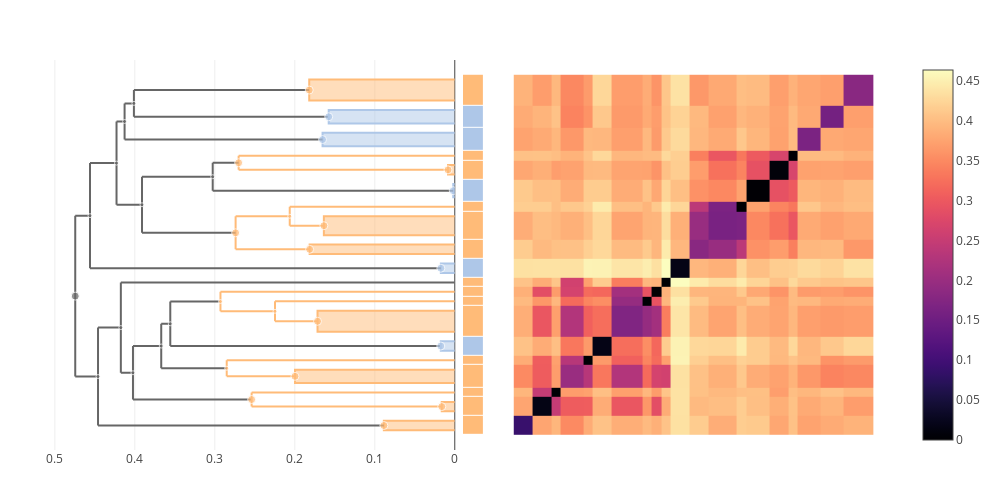

The notebook cell this image was saved under:
### Code cell
trees["all"] = cluster_annotate(cdata, 1:cdata.ntaxa)
plot(multi_clustermap(cdata, trees["all"]))

### Figure 1 — Plotly figure (JSON) as saved in the notebook; plotly's stock layout.template omitted (floating-point values rounded to 4 significant figures; data arrays with more than 128 entries replaced by an {"elided": "..."} marker saying what was removed)
{"data": [{"colorscale": {"elided": "256x2 mixed values"}, "type": "heatmap", "x": [0.5, 2.5, 4.5, 5.5, 7.914, 8.914, 10.91, 14.15, 15.15, 16.15, 17.15, 19.15, 21.15, 24.15, 25.15, 27.56, 29.56, 30.56, 32.98, 35.39, 38.63], "y": [0.5, 2.5, 4.5, 5.5, 7.914, 8.914, 10.91, 14.15, 15.15, 16.15, 17.15, 19.15, 21.15, 24.15, 25.15, 27.56, 29.56, 30.56, 32.98, 35.39, 38.63], "z": {"elided": "20x20 float values"}}, {"fill": "toself", "hoverinfo": "skip", "line": {"color": "#AEC7E8"}, "mode": "lines", "showlegend": false, "type": "scatter", "x": [0, 0.001914, 0.001914, 0], "xaxis": "x2", "y": [25.65, 25.65, 27.06, 27.06], "yaxis": "y"}, {"hoverinfo": "skip", "line": {"color": "#FFBB78"}, "mode": "lines", "showlegend": false, "type": "scatter", "x": [0.2063, 0.2063, null, 0.2063, 0.1637, null, 0.2063, 0, null], "xaxis": "x2", "y": [22.65, 24.65, null, 22.65, 22.65, null, 24.65, 24.65, null], "yaxis": "y"}, {"hoverinfo": "skip", "line": {"color": "#FFBB78"}, "mode": "lines", "showlegend": false, "type": "scatter", "x": [0.274, 0.274, null, 0.274, 0.1815, null, 0.274, 0.2063, null], "xaxis": "x2", "y": [20.15, 23.65, null, 20.15, 20.15, null, 23.65, 23.65, null], "yaxis": "y"}, {"hoverinfo": "skip", "line": {"color": "#666666"}, "mode": "lines", "showlegend": false, "type": "scatter", "x": [0.4023, 0.4023, null, 0.4023, 0.254, null, 0.4023, 0.367, null], "xaxis": "x2", "y": [4.25, 9.914, null, 4.25, 4.25, null, 9.914, 9.914, null], "yaxis": "y"}, {"hoverinfo": "skip", "line": {"color": "#FFBB78"}, "mode": "lines", "showlegend": false, "type": "scatter", "x": [0.2702, 0.2702, null, 0.2702, 0.008512, null, 0.2702, 0, null], "xaxis": "x2", "y": [28.56, 30.06, null, 28.56, 28.56, null, 30.06, 30.06, null], "yaxis": "y"}, {"hoverinfo": "skip", "line": {"color": "#FFBB78"}, "mode": "lines", "showlegend": false, "type": "scatter", "x": [0.2851, 0.2851, null, 0.2851, 0.1998, null, 0.2851, 0, null], "xaxis": "x2", "y": [6.707, 8.414, null, 6.707, 6.707, null, 8.414, 8.414, null], "yaxis": "y"}, {"hoverinfo": "skip", "line": {"color": "#666666"}, "mode": "lines", "showlegend": false, "type": "scatter", "x": [0.3557, 0.3557, null, 0.3557, 0.01748, null, 0.3557, 0.293, null], "xaxis": "x2", "y": [9.914, 14.62, null, 9.914, 9.914, null, 14.62, 14.62, null], "yaxis": "y"}, {"hoverinfo": "skip", "line": {"color": "#666666"}, "mode": "lines", "showlegend": false, "type": "scatter", "x": [0.4175, 0.4175, null, 0.4175, 0.4023, null, 0.4175, 0, null], "xaxis": "x2", "y": [7.082, 16.65, null, 7.082, 7.082, null, 16.65, 16.65, null], "yaxis": "y"}, {"fill": "toself", "hoverinfo": "skip", "line": {"color": "#FFBB78"}, "mode": "lines", "showlegend": false, "type": "scatter", "x": [0, 0.182, 0.182, 0], "xaxis": "x2", "y": [35.89, 35.89, 38.13, 38.13], "yaxis": "y"}, {"fill": "toself", "hoverinfo": "skip", "line": {"color": "#FFBB78"}, "mode": "lines", "showlegend": false, "type": "scatter", "x": [0, 0.008512, 0.008512, 0], "xaxis": "x2", "y": [28.06, 28.06, 29.06, 29.06], "yaxis": "y"}, {"hoverinfo": "skip", "line": {"color": "#FFBB78"}, "mode": "lines", "showlegend": false, "type": "scatter", "x": [0.293, 0.293, null, 0.293, 0.2248, null, 0.293, 0, null], "xaxis": "x2", "y": [13.59, 15.65, null, 13.59, 13.59, null, 15.65, 15.65, null], "yaxis": "y"}, {"fill": "toself", "hoverinfo": "skip", "line": {"color": "#AEC7E8"}, "mode": "lines", "showlegend": false, "type": "scatter", "x": [0, 0.01742, 0.01742, 0], "xaxis": "x2", "y": [17.65, 17.65, 18.65, 18.65], "yaxis": "y"}, {"hoverinfo": "skip", "line": {"color": "#666666"}, "mode": "lines", "showlegend": false, "type": "scatter", "x": [0.391, 0.391, null, 0.391, 0.274, null, 0.391, 0.3026, null], "xaxis": "x2", "y": [21.9, 27.84, null, 21.9, 21.9, null, 27.84, 27.84, null], "yaxis": "y"}, {"fill": "toself", "hoverinfo": "skip", "line": {"color": "#AEC7E8"}, "mode": "lines", "showlegend": false, "type": "scatter", "x": [0, 0.01748, 0.01748, 0], "xaxis": "x2", "y": [9.414, 9.414, 10.41, 10.41], "yaxis": "y"}, {"hoverinfo": "skip", "line": {"color": "#666666"}, "mode": "lines", "showlegend": false, "type": "scatter", "x": [0.3026, 0.3026, null, 0.3026, 0.001914, null, 0.3026, 0.2702, null], "xaxis": "x2", "y": [26.36, 29.31, null, 26.36, 26.36, null, 29.31, 29.31, null], "yaxis": "y"}, {"fill": "toself", "hoverinfo": "skip", "line": {"color": "#FFBB78"}, "mode": "lines", "showlegend": false, "type": "scatter", "x": [0, 0.1716, 0.1716, 0], "xaxis": "x2", "y": [11.41, 11.41, 13.65, 13.65], "yaxis": "y"}, {"hoverinfo": "skip", "line": {"color": "#666666"}, "mode": "lines", "showlegend": false, "type": "scatter", "x": [0.4012, 0.4012, null, 0.4012, 0.1576, null, 0.4012, 0.182, null], "xaxis": "x2", "y": [34.19, 37.01, null, 34.19, 34.19, null, 37.01, 37.01, null], "yaxis": "y"}, {"hoverinfo": "skip", "line": {"color": "#666666"}, "mode": "lines", "showlegend": false, "type": "scatter", "x": [0.4229, 0.4229, null, 0.4229, 0.391, null, 0.4229, 0.4128, null], "xaxis": "x2", "y": [24.87, 33.68, null, 24.87, 24.87, null, 33.68, 33.68, null], "yaxis": "y"}, {"fill": "toself", "hoverinfo": "skip", "line": {"color": "#FFBB78"}, "mode": "lines", "showlegend": false, "type": "scatter", "x": [0, 0.08867, 0.08867, 0], "xaxis": "x2", "y": [1, 1, 2, 2], "yaxis": "y"}, {"fill": "toself", "hoverinfo": "skip", "line": {"color": "#FFBB78"}, "mode": "lines", "showlegend": false, "type": "scatter", "x": [0, 0.1815, 0.1815, 0], "xaxis": "x2", "y": [19.65, 19.65, 20.65, 20.65], "yaxis": "y"}, {"fill": "toself", "hoverinfo": "skip", "line": {"color": "#AEC7E8"}, "mode": "lines", "showlegend": false, "type": "scatter", "x": [0, 0.1653, 0.1653, 0], "xaxis": "x2", "y": [31.06, 31.06, 32.48, 32.48], "yaxis": "y"}, {"hoverinfo": "skip", "line": {"color": "#666666"}, "mode": "lines", "showlegend": false, "type": "scatter", "x": [0.4745, 0.4745, null, 0.4745, 0.446, null, 0.4745, 0.4561, null], "xaxis": "x2", "y": [6.683, 23.71, null, 6.683, 6.683, null, 23.71, 23.71, null], "yaxis": "y"}, {"hoverinfo": "skip", "line": {"color": "#FFBB78"}, "mode": "lines", "showlegend": false, "type": "scatter", "x": [0.254, 0.254, null, 0.254, 0.0163, null, 0.254, 0, null], "xaxis": "x2", "y": [3.5, 5, null, 3.5, 3.5, null, 5, 5, null], "yaxis": "y"}, {"fill": "toself", "hoverinfo": "skip", "line": {"color": "#FFBB78"}, "mode": "lines", "showlegend": false, "type": "scatter", "x": [0, 0.0163, 0.0163, 0], "xaxis": "x2", "y": [3, 3, 4, 4], "yaxis": "y"}, {"hoverinfo": "skip", "line": {"color": "#666666"}, "mode": "lines", "showlegend": false, "type": "scatter", "x": [0.4128, 0.4128, null, 0.4128, 0.1653, null, 0.4128, 0.4012, null], "xaxis": "x2", "y": [31.77, 35.6, null, 31.77, 31.77, null, 35.6, 35.6, null], "yaxis": "y"}, {"fill": "toself", "hoverinfo": "skip", "line": {"color": "#FFBB78"}, "mode": "lines", "showlegend": false, "type": "scatter", "x": [0, 0.1637, 0.1637, 0], "xaxis": "x2", "y": [21.65, 21.65, 23.65, 23.65], "yaxis": "y"}, {"hoverinfo": "skip", "line": {"color": "#FFBB78"}, "mode": "lines", "showlegend": false, "type": "scatter", "x": [0.2248, 0.2248, null, 0.2248, 0.1716, null, 0.2248, 0, null], "xaxis": "x2", "y": [12.53, 14.65, null, 12.53, 12.53, null, 14.65, 14.65, null], "yaxis": "y"}, {"hoverinfo": "skip", "line": {"color": "#666666"}, "mode": "lines", "showlegend": false, "type": "scatter", "x": [0.367, 0.367, null, 0.367, 0.2851, null, 0.367, 0.3557, null], "xaxis": "x2", "y": [7.561, 12.27, null, 7.561, 7.561, null, 12.27, 12.27, null], "yaxis": "y"}, {"hoverinfo": "skip", "line": {"color": "#666666"}, "mode": "lines", "showlegend": false, "type": "scatter", "x": [0.446, 0.446, null, 0.446, 0.08867, null, 0.446, 0.4175, null], "xaxis": "x2", "y": [1.5, 11.87, null, 1.5, 1.5, null, 11.87, 11.87, null], "yaxis": "y"}, {"hoverinfo": "skip", "line": {"color": "#666666"}, "mode": "lines", "showlegend": false, "type": "scatter", "x": [0.4561, 0.4561, null, 0.4561, 0.01742, null, 0.4561, 0.4229, null], "xaxis": "x2", "y": [18.15, 29.28, null, 18.15, 18.15, null, 29.28, 29.28, null], "yaxis": "y"}, {"fill": "toself", "hoverinfo": "skip", "line": {"color": "#FFBB78"}, "mode": "lines", "showlegend": false, "type": "scatter", "x": [0, 0.1998, 0.1998, 0], "xaxis": "x2", "y": [6, 6, 7.414, 7.414], "yaxis": "y"}, {"fill": "toself", "hoverinfo": "skip", "line": {"color": "#AEC7E8"}, "mode": "lines", "showlegend": false, "type": "scatter", "x": [0, 0.1576, 0.1576, 0], "xaxis": "x2", "y": [33.48, 33.48, 34.89, 34.89], "yaxis": "y"}, {"customdata": [[77, 6, "L. paracasei"], [81, 8, "L. paracasei"], [89, 17, "(mixed)"], [50, 3, "L. casei"], [80, 3, "L. paracasei"], [82, 4, "L. paracasei"], [91, 18, "(mixed)"], [85, 10, "(mixed)"], [75, 6, "L. paracasei"], [55, 2, "L. paracasei"], [83, 8, "L. paracasei"], [58, 2, "L. casei"], [87, 14, "(mixed)"], [59, 2, "L. casei"], [84, 6, "(mixed)"], [73, 6, "L. paracasei"], [88, 9, "(mixed)"], [92, 26, "(mixed)"], [61, 2, "L. paracasei"], [74, 2, "L. paracasei"], [72, 3, "L. casei"], [95, 48, "(mixed)"], [79, 3, "L. paracasei"], [57, 2, "L. paracasei"], [90, 12, "(mixed)"], [71, 5, "L. paracasei"], [78, 7, "L. paracasei"], [86, 14, "(mixed)"], [93, 20, "(mixed)"], [94, 28, "(mixed)"], [76, 3, "L. paracasei"], [70, 3, "L. casei"]], "hovertemplate": "ID: %{customdata[0]}<br>\nHeight: %{x:.3f}<br>\nGenome count: %{customdata[1]}\n<br>\n%{customdata[2]}\n<extra></extra>", "marker": {"color": ["#FFBB78", "#FFBB78", "#666666", "#AEC7E8", "#FFBB78", "#FFBB78", "#666666", "#666666", "#FFBB78", "#FFBB78", "#FFBB78", "#AEC7E8", "#666666", "#AEC7E8", "#666666", "#FFBB78", "#666666", "#666666", "#FFBB78", "#FFBB78", "#AEC7E8", "#666666", "#FFBB78", "#FFBB78", "#666666", "#FFBB78", "#FFBB78", "#666666", "#666666", "#666666", "#FFBB78", "#AEC7E8"], "size": [4, 8, 4, 8, 8, 4, 4, 4, 8, 8, 4, 8, 4, 8, 4, 8, 4, 4, 8, 8, 8, 8, 8, 8, 4, 8, 4, 4, 4, 4, 8, 8]}, "mode": "markers", "showlegend": false, "type": "scatter", "x": [0.2063, 0.274, 0.4023, 0.001914, 0.2702, 0.2851, 0.4175, 0.3557, 0.182, 0.008512, 0.293, 0.01742, 0.391, 0.01748, 0.3026, 0.1716, 0.4012, 0.4229, 0.08867, 0.1815, 0.1653, 0.4745, 0.254, 0.0163, 0.4128, 0.1637, 0.2248, 0.367, 0.446, 0.4561, 0.1998, 0.1576], "xaxis": "x2", "y": [23.65, 21.9, 7.082, 26.36, 29.31, 7.561, 11.87, 12.27, 37.01, 28.56, 14.62, 18.15, 24.87, 9.914, 27.84, 12.53, 35.6, 29.28, 1.5, 20.15, 31.77, 15.2, 4.25, 3.5, 33.68, 22.65, 13.59, 9.914, 6.683, 23.71, 6.707, 34.19], "yaxis": "y"}, {"colorscale": [[0, "#666666"], [0.1, "#AEC7E8"], [0.2, "#FFBB78"], [0.3, "#98DF8A"], [0.4, "#FF9896"], [0.5, "#C5B0D5"], [0.6, "#C49C94"], [0.7, "#F7B6D2"], [0.8, "#C7C7C7"], [0.9, "#DBDB8D"], [1, "#9EDAE5"]], "customdata": [[["ID 61", "L. paracasei"]], [["ID 57", "L. paracasei"]], [["Genome 32", "L. paracasei"]], [["ID 76", "L. paracasei"]], [["Genome 27", "L. paracasei"]], [["ID 59", "L. casei"]], [["ID 73", "L. paracasei"]], [["Genome 24", "L. paracasei"]], [["Genome 18", "L. paracasei"]], [["Genome 36", "L. paracasei"]], [["ID 58", "L. casei"]], [["ID 74", "L. paracasei"]], [["ID 71", "L. paracasei"]], [["Genome 21", "L. paracasei"]], [["ID 50", "L. casei"]], [["ID 55", "L. paracasei"]], [["Genome 34", "L. paracasei"]], [["ID 72", "L. casei"]], [["ID 70", "L. casei"]], [["ID 75", "L. paracasei"]]], "hovertemplate": "%{customdata[0]} <br>\n%{customdata[1]}\n<extra></extra>\n", "showscale": false, "type": "heatmap", "xaxis": "x3", "y": [0.5, 2.5, 4.5, 5.5, 7.914, 8.914, 10.91, 14.15, 15.15, 16.15, 17.15, 19.15, 21.15, 24.15, 25.15, 27.56, 29.56, 30.56, 32.98, 35.39, 38.63], "ygap": 1, "z": [[2], [2], [2], [2], [2], [1], [2], [2], [2], [2], [1], [2], [2], [2], [1], [2], [2], [1], [1], [2]], "zmax": 10, "zmin": 0}], "layout": {"height": 500, "hovermode": "closest", "margin": {"b": 50, "l": 50, "r": 50, "t": 60}, "showlegend": false, "width": 1000, "xaxis": {"autorange": true, "constrain": "domain", "domain": [0.5479, 0.9736], "range": [0.5, 38.63], "scaleanchor": "y", "type": "linear", "visible": false}, "xaxis2": {"autorange": true, "domain": [0, 0.4785], "range": [0.5061, 0], "rangemode": "nonnegative", "type": "linear"}, "xaxis3": {"autorange": true, "domain": [0.488, 0.512], "fixedrange": true, "range": [-0.5, 0.5], "visible": false}, "yaxis": {"autorange": true, "domain": [0, 1], "range": [-1.094, 40.19], "scaleanchor": "x", "type": "linear", "visible": false}}}
